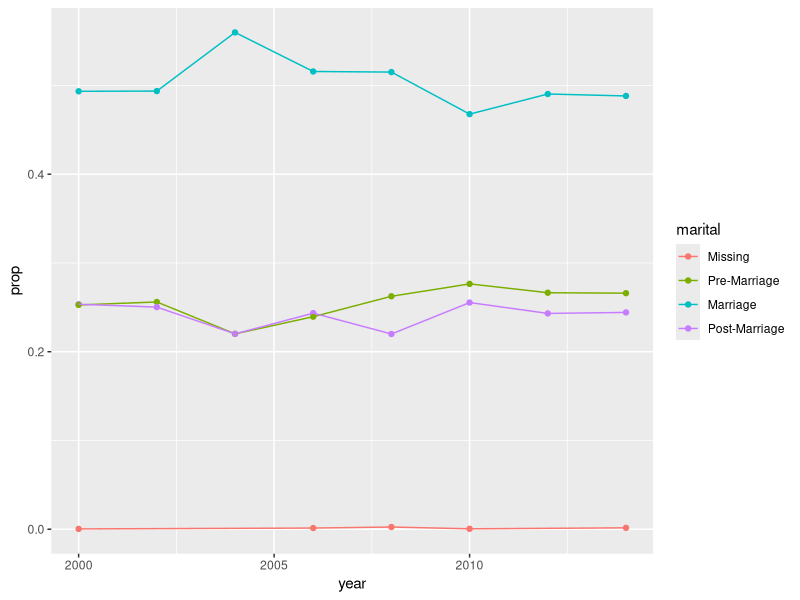
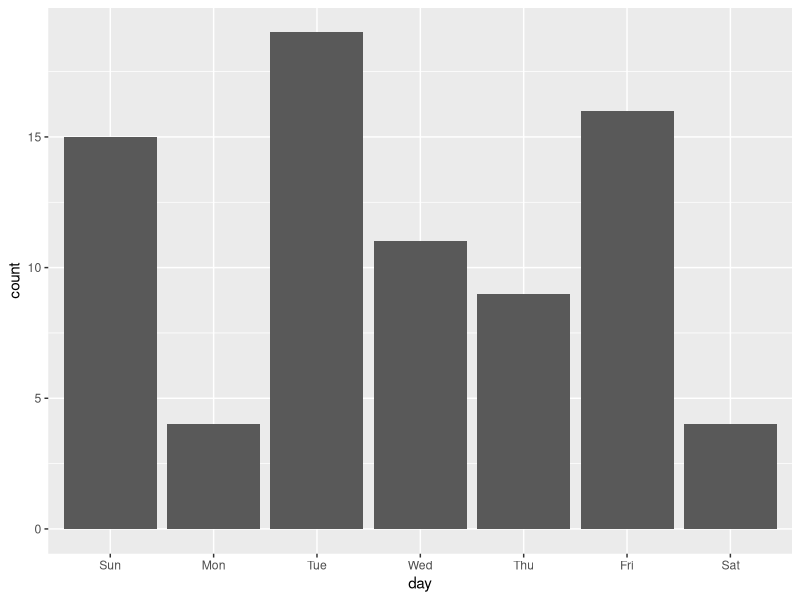

These charts were generated, in order, by the following R code:
## ---- chunk 1
knitr::opts_chunk$set(echo = TRUE, warning=FALSE, message=FALSE)
library(tidyverse)
library(lubridate)
library(knitr)
library(forcats)

## ---- chunk 2
gss1 <- gss_cat %>%
  mutate(marital = fct_recode(marital, 
"Pre-Marriage" = "Never married",
"Marriage" = "Married",
"Marriage" = "Separated",
"Post-Marriage" = "Divorced",
"Post-Marriage" = "Widowed",
"Missing" = "No answer"))

gss1 %>%
  count(marital) %>%
  kable()

## ---- chunk 3
gss2 <- gss1 %>%
  count(year, marital) %>%
  group_by(year) %>%
  mutate(prop = n/sum(n))

gss2 %>%
  kable()

## ---- chunk 4
gss3 <- gss2 %>%
  group_by(year, marital) %>%
  arrange(desc(year), desc(prop)) %>%
  ungroup()

gss3 %>%
  kable()

## ---- chunk 5
ggplot(gss3, aes(x = year, y = prop, color = marital)) + 
  geom_point() +
  geom_line()

## ---- chunk 6
lakers %>%
  mutate(new_date = make_date(date)) %>%
  select(date, new_date, time, player, result, etype, points) %>%
  head(n=6) %>%
  kable()

## ---- chunk 7
lakers2 <- lakers %>%
  mutate(date2 = as.character(date)) %>%
  mutate(date2 = ymd(date2)) 

lakers2 %>%
  select(date, date2, team, etype, time, points) %>%
  head(6) %>%
  kable()

## ---- chunk 8
lakers_bar <- lakers2 %>%
  distinct(date2) %>%
  mutate(day = wday(date2, label = TRUE, abbr = TRUE))

ggplot(lakers_bar, aes(day)) +
  geom_bar()
